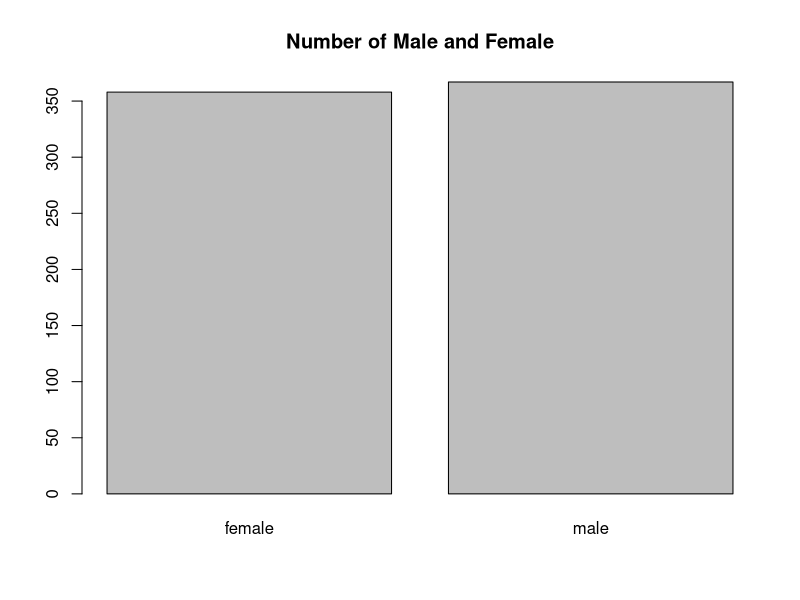
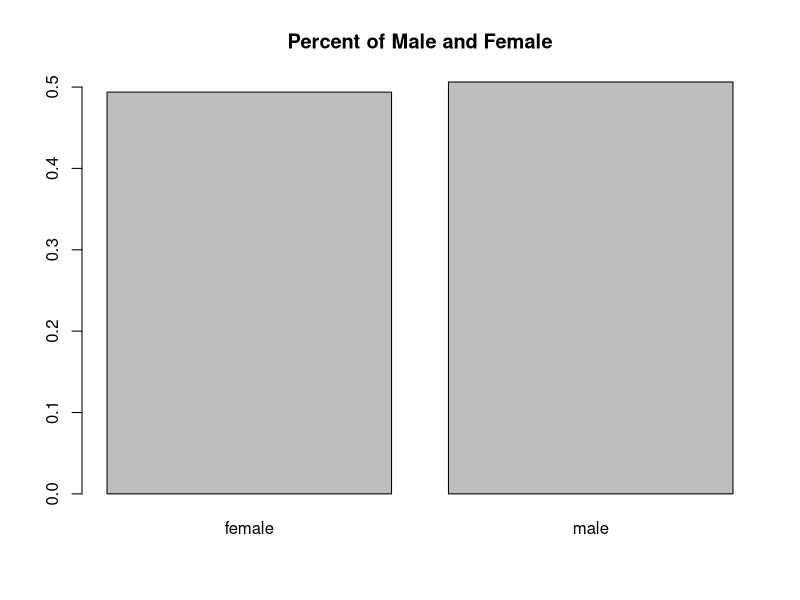
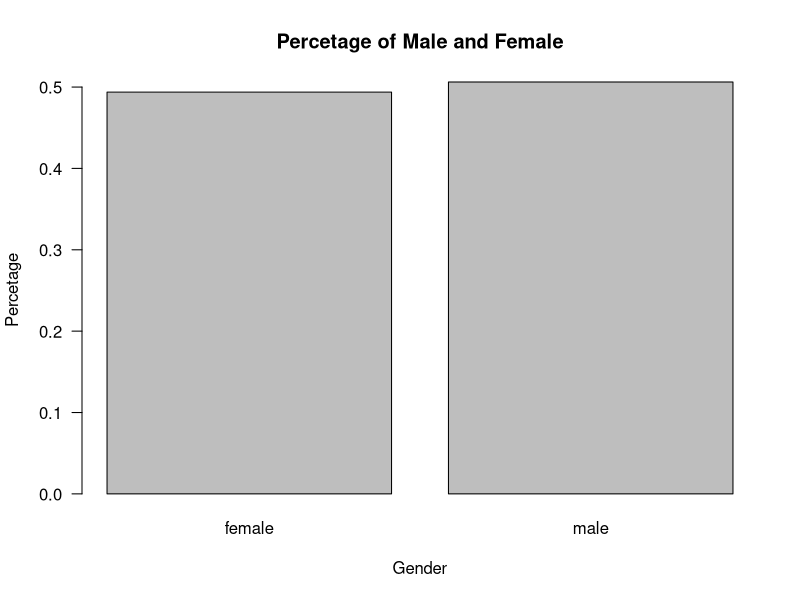
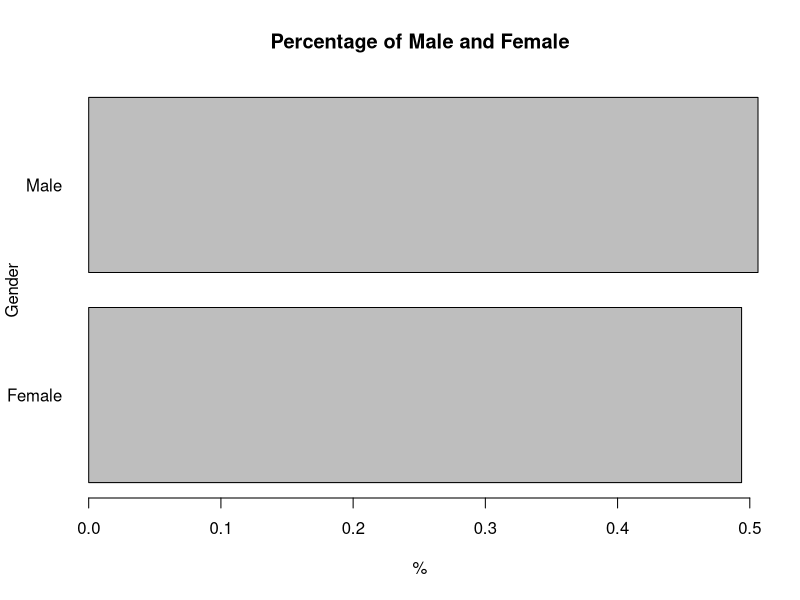
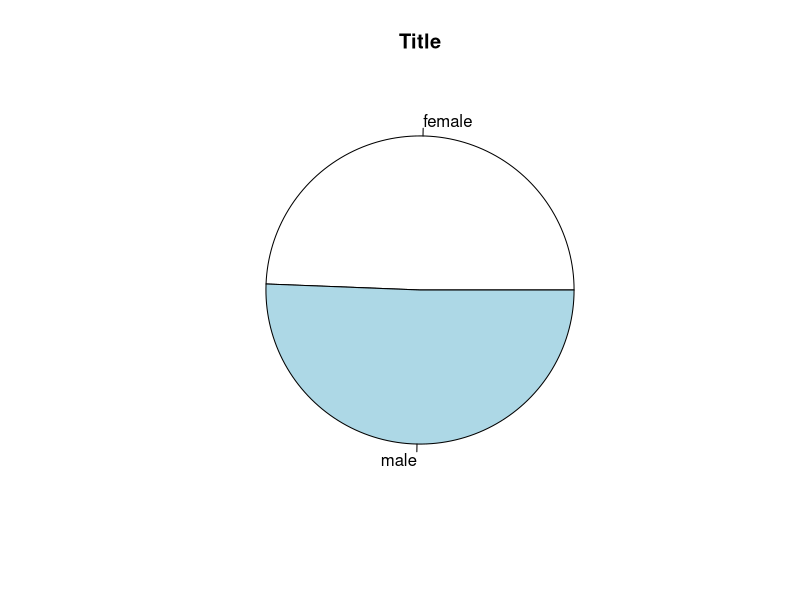

Write the R code that produced these figures, in order. (Note: this script raises an error after producing the figures.)
library(readxl)
lcd <- read_excel("LungCapData.xlsx", col_types = c("numeric", 
                                                    "numeric", "numeric", "text", "text", 
                                                    "text"))
View(lcd)


attach(lcd)

names(lcd)
class(Smoke)
Smoke <- as.factor(Smoke)
Gender <- as.factor(Gender)
Caesarean <- as.factor(Caesarean)


df <- data.frame(LungCap,Age,Height,Smoke,Gender,Caesarean)
head(df)


summary(df)


attach(df)

count <- table(Gender)
percent <- count/length(Gender)

barplot(count,main = "Number of Male and Female")
barplot(percent,main="Percent of Male and Female")
barplot(percent,main="Percetage of Male and Female",xlab="Gender",ylab="Percetage",las=1)
barplot(percent,main="Percentage of Male and Female",
        xlab="%",
        ylab="Gender",horiz = T,
        names.arg = c("Female","Male"),
        las=1
        )

pie(count,main="Title")
pie(count,main="Title",
    col=heat.colors(n)
    )
box()
